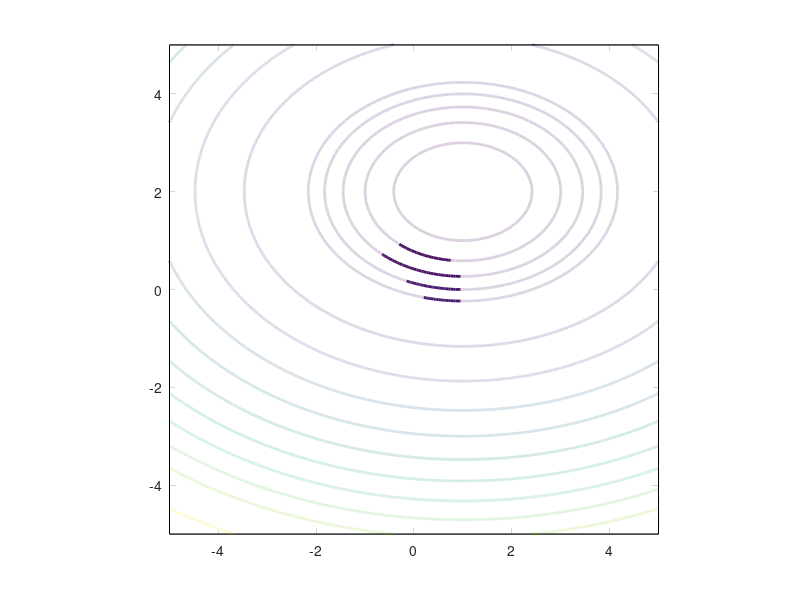

Reproduce this figure in MATLAB. (Note: this script raises an error after producing the figure.)
%%
%a)
clf
x = -5:0.05:5;
y = -5:0.05:5;
[X,Y] = meshgrid(x,y);
F = (X-1).^2+2*(Y-2).^2;
v = [0:2:10 10:10:100 100:20:200]
[c,h] = contour(X,Y,F,v,'linewidth',2);
hold on;
axis equal
hf = fill([1 1 -1 -1]*5,[-1 1 1 -1]*5,'w','facealpha',0.8);
feasible = (1-X.^2-Y.^2>0)&(X+Y>0);
F(~feasible)=NaN;
contour(X,Y,F,v,'linewidth',2);

%%
%b) % c)
clc
clear
a = 1;
tol = 0.002;
iter =1;
x(1) = 0.5;
y(1) = 0.5;
h1(1) = compute_h1(x(1),y(1));
h2(1) = compute_h2(x(1),y(1));
val(1) = compute_val(x(1),y(1));

H = compute_hessian(x(1),y(1),a);
d = inv(H);
g = compute_gradient(x(1),y(1),a);
next_val = 0;

while abs(val(iter)-next_val)>tol
    x(iter+1) = x(iter)-d(1,:)*g;
    y(iter+1) = y(iter)-d(2,:)*g;
    h1(iter+1) = compute_h1(x(iter+1),y(iter+1));
    h2(iter+1)  = compute_h2(x(iter+1),y(iter+1));
    val(iter+1) = compute_val(x(iter+1),y(iter+1));
    next_val = val(iter);
    while h1(iter+1)<0||h2(iter+1)<0
        a = a*10
        g = compute_gradient(x(1),y(1),a);
        H = compute_hessian(x(1),y(1),a);
        d = inv(H);
        x(iter+1) = x(iter)-d(1,:)*g;
        y(iter+1) = y(iter)-d(2,:)*g;
        h1(iter+1) = compute_h1(x(iter+1),y(iter+1));
        h2(iter+1)  = compute_h2(x(iter+1),y(iter+1));
        val(iter+1) = compute_val(x(iter+1),y(iter+1));
    	ext_val = val(iter);
    end
    iter = iter+1;
    g = compute_gradient(x(iter),y(iter),a);
    H = compute_hessian(x(iter),y(iter),a);
    d = inv(H);
    a = a*0.5;
end
X = [x(iter),y(iter)]
H1 = compute_h1(X(1),X(2))
H2 = compute_h2(X(1),X(2))
Val = compute_val(X(1),X(2))
for i = 1:iter-1
    X_change = x(i+1)-x(i);
    Y_change = y(i+1)-y(i);
    quiver(x(i),y(i),X_change,Y_change,0)
    hold on
end
function h1 = compute_h1(x,y)
    h1=1-x^2-y^2;
end
function h2 = compute_h2(x,y)
    h2=x+y;
end
function val = compute_val(x,y)
    val = (x-1)^2+2*(y-2)^2;
end
function dx = compute_gradient(x,y,a)
    dx1 = 2*x-2+a*((-2*x/(x^2+y^2-1))-(1/(x+y)));
    dx2 = 4*y-8+a*((-2*y/(x^2+y^2-1))-(1/(x+y)));
    dx = [dx1,dx2]';
end
function H = compute_hessian(x,y,a)
    ddx1 = 2 +((4*a*x^2)/((-x^2-y^2+1)^2)+(2*a/((-x^2-y^2+1)))+a/((x+y)^2));
    dxdy1 = (4*a*x*y/((-x^2-y^2+1)^2))+a/(x+y)^2;
    ddy1 = 4+((4*a*y^2)/((-x^2-y^2+1)^2)+(2*a/((-x^2-y^2+1)))+a/((x+y)^2));
    H = [ddx1, dxdy1;dxdy1,ddy1];
end